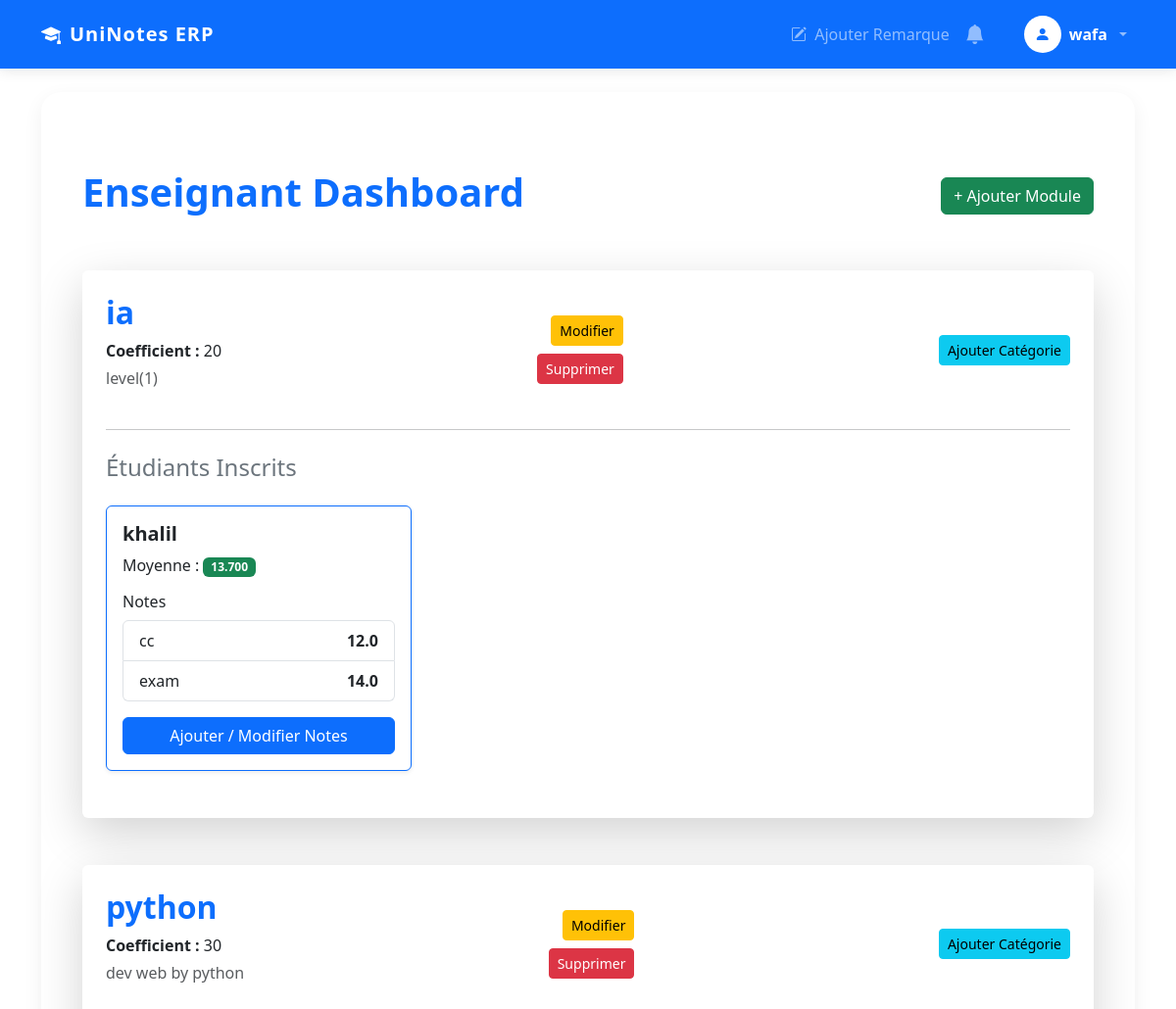
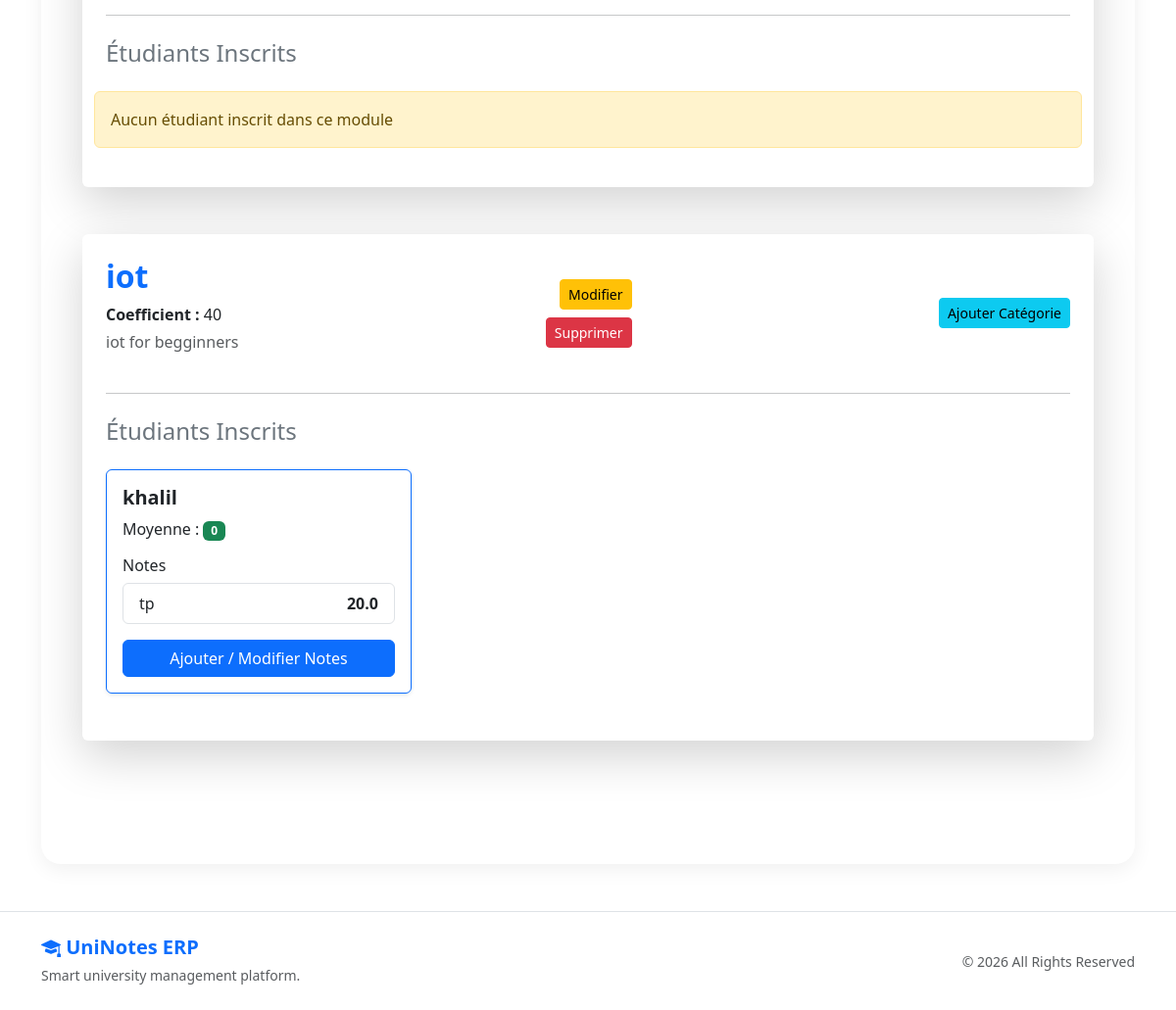
Screenshot of /accounts/enseignant-dashboard/ (signed in) with the database file from the repository (2 pictures, top to bottom).
### catalog/models.py (models this page shows, shortened)
class CatalogueModule(models.Model):
    titre = models.CharField(
        max_length=200
    )
    coefficient = models.PositiveIntegerField(
        validators=[
            MinValueValidator(1),
            MaxValueValidator(60)
    ]
    )
    description = models.TextField(
        blank=True
    )
    est_actif = models.BooleanField(
        default=True
    )
    enseignant = models.ForeignKey(
        User,
        on_delete=models.SET_NULL,
        null=True,
        blank=True,
        related_name='modules_enseignes'
    )

class CategorieEvaluation(models.Model):
    module = models.ForeignKey(
        CatalogueModule,
        on_delete=models.CASCADE,
        related_name='categories'
    )
    nom = models.CharField(
        max_length=100
    )
    poids = models.DecimalField(
        max_digits=5,
        decimal_places=2
    )

### enrollment/models.py (models this page shows, shortened)
class Note(models.Model):
    module_choisi = models.ForeignKey(
        ModuleChoisi,
        on_delete=models.CASCADE,
        related_name='notes'
    )
    categorie = models.ForeignKey(
        CategorieEvaluation,
        on_delete=models.CASCADE
    )
    valeur = models.FloatField()
    date_saisie = models.DateTimeField(
        auto_now_add=True
    )
    class Meta:
        unique_together = (
            'module_choisi',
            'categorie'
        )

### accounts/views.py (the view)
@login_required
def enseignant_dashboard(request):
    profile = request.user.profile
    if profile.role != "enseignant":
        return redirect("catalogue")
    modules = CatalogueModule.objects.filter(
        enseignant=request.user
    )
    data = []
    for module in modules:
        etudiants_data = []
        modules_choisis = ModuleChoisi.objects.filter(
            module=module
        )
        for mc in modules_choisis:
            notes = Note.objects.filter(
                module_choisi=mc
            )
            moyenne = mc.moyenne()
            etudiants_data.append({
                "username": mc.inscription.user.username,
                "notes": notes,
                "moyenne": moyenne,
                "module_choisi_id": mc.id
            })
        data.append({
            "module": module,
            "categories": module.categories.all(),
            "etudiants": etudiants_data
        })
    return render(
        request,
        "accounts/enseignant_dashboard.html",
        {
            "data": data
        }
    )

### enrollment/context_processors.py (called while the page is built)
def notifications_processor(request):
    if request.user.is_authenticated:
        notifications = Notification.objects.filter(
            user=request.user
        ).order_by('-created_at')[:5]
        count = Notification.objects.filter(
            user=request.user,
            is_read=False
        ).count()
    else:
        notifications = []
        count = 0
    return {
        'notifications_count': count,
        'notifications_navbar': notifications
    }

### enrollment/models.py (called while the page is built)
    def moyenne(self):
        notes = self.notes.all()
        total_categories = self.module.categories.count()
        if notes.count() < total_categories:
            return None
        total = Decimal('0')
        for note in notes:
            total += (
                Decimal(str(note.valeur))
                * Decimal(str(note.categorie.poids))
            )
        return total / Decimal('100')

### templates/accounts/enseignant_dashboard.html
{% extends 'base.html' %}
{% block content %}
<link href="https://cdn.jsdelivr.net/npm/bootstrap@5.3.0/dist/css/bootstrap.min.css" rel="stylesheet">
<div class="container py-5">
    <div class="d-flex justify-content-between align-items-center mb-5">
        <h1 class="fw-bold text-primary">
            Enseignant Dashboard
        </h1>
        <a href="{% url 'ajouter_module_enseignant' %}"
            class="btn btn-success">
            + Ajouter Module
        </a>
    </div>
    {% for item in data %}
    <div class="card shadow-lg border-0 mb-5">
        <div class="card-body p-4">
            <div class="d-flex justify-content-between align-items-center">
                <div>
                    <h2 class="text-primary fw-bold">
                        {{ item.module.titre }}
                    </h2>
                    <p class="mb-1">
                        <strong>Coefficient :</strong>
                        {{ item.module.coefficient }}
                    </p>
                    <p class="text-muted">
                        {{ item.module.description }}
                    </p>
                </div>
                <div class="text-end">
                    <a href="{% url 'modifier_module_enseignant' item.module.id %}"
                        class="btn btn-warning btn-sm mb-2">
                        Modifier
                    </a>
                    <br>
                    <a href="{% url 'supprimer_module_enseignant' item.module.id %}"
                        class="btn btn-danger btn-sm">
                        Supprimer
                    </a>
                </div>
                <a href="{% url 'ajouter_categorie' item.module.id %}"
                    class="btn btn-info btn-sm">
                    Ajouter Catégorie
                </a>
            </div>
            <hr class="my-4">
            <h4 class="mb-4 text-secondary">
                Étudiants Inscrits
            </h4>
            <div class="row">
                {% for e in item.etudiants %}
                <div class="col-md-6 col-lg-4 mb-4">
                    <div class="card h-100 border-primary shadow-sm">
                        <div class="card-body">
                            <h5 class="fw-bold text-dark">
                                {{ e.username }}
                            </h5>
                            <p>
                                Moyenne :
                                <span class="badge bg-success">
                                    {{ e.moyenne|default:"0" }}
                                </span>
                            </p>
                            <h6 class="mt-3">
                                Notes
                            </h6>
                            <ul class="list-group mb-3">
                                {% for note in e.notes %}
                                <li class="list-group-item d-flex justify-content-between">
                                    <span>
                                        {{ note.categorie.nom }}
                                    </span>
                                    <strong>
                                        {{ note.valeur }}
                                    </strong>
                                </li>
                                {% empty %}
                                <li class="list-group-item text-muted">
                                    Aucune note
                                </li>
                                {% endfor %}
                            </ul>
                            <a href="{% url 'ajouter_note' e.module_choisi_id %}"
                                class="btn btn-primary w-100">
                                Ajouter / Modifier Notes
                            </a>
                        </div>
                    </div>
                </div>
                {% empty %}
                <div class="alert alert-warning">
                    Aucun étudiant inscrit dans ce module
                </div>
                {% endfor %}
            </div>
        </div>
    </div>
    {% empty %}
    <div class="alert alert-info text-center">
        Aucun module assigné
    </div>
    {% endfor %}
</div>
{% endblock %}

### templates/base.html (shortened to what this page needs)
{% load static %}
<!DOCTYPE html>
<html lang="fr">
<head>
    <link
        href="https://cdn.jsdelivr.net/npm/bootstrap@5.3.0/dist/css/bootstrap.min.css"
        rel="stylesheet"
    >
    <link rel="stylesheet"
          href="https://cdn.jsdelivr.net/npm/bootstrap-icons@1.11.3/font/bootstrap-icons.min.css">
    <link rel="stylesheet"
          href="{% static 'css/style.css' %}">
</head>
<body>
    <nav class="navbar navbar-expand-lg navbar-dark bg-primary">
        <div class="container">
            <a class="navbar-brand fw-bold d-flex align-items-center gap-2"
               href="{% url 'dashboard' %}">
                <i class="bi bi-mortarboard-fill"></i>
                UniNotes ERP
            </a>
            <div class="collapse navbar-collapse"
                 id="navbarNav">
                <ul class="navbar-nav ms-auto align-items-lg-center">
                    {% if user.is_authenticated %}
                        {% if user.profile.role == "enseignant" %}
                        <li class="nav-item">
                            <a class="nav-link"
                               href="{% url 'ajouter_remarque' %}">
                                <i class="bi bi-pencil-square me-1"></i>
                                Ajouter Remarque
                            </a>
                        </li>
                        {% endif %}
                        <li class="nav-item dropdown me-3">
                            <a class="nav-link position-relative"
                               href="#"
                               role="button"
                               data-bs-toggle="dropdown">
                                <i class="bi bi-bell-fill fs-5"></i>
                            </a>
                        </li>
                        <li class="nav-item dropdown ms-lg-2">
                            <a class="nav-link dropdown-toggle d-flex align-items-center gap-2"
                               href="#"
                               role="button"
                               data-bs-toggle="dropdown">
                                <div class="bg-white text-primary rounded-circle d-flex align-items-center justify-content-center"
                                     style="width:38px;height:38px;">
                                    <i class="bi bi-person-fill"></i>
                                </div>
                                <span class="fw-semibold text-white">
                                    {{ user.first_name|default:user.username }}
                                </span>
                            </a>
                        </li>
                    {% endif %}
                </ul>
            </div>
        </div>
    </nav>
    <div class="container mt-4 mb-5">
        <div class="container-box">
            {% block content %}
            {% endblock %}
        </div>
    </div>
    <footer class="border-top mt-5">
        <div class="container py-4">
            <div class="row align-items-center">
                <div class="col-md-6 text-center text-md-start mb-3 mb-md-0">
                    <h5 class="fw-bold text-primary mb-1">
                        <i class="bi bi-mortarboard-fill"></i>
                        UniNotes ERP
                    </h5>
                    <small class="text-muted">
                        Smart university management platform.
                    </small>
                </div>
                <div class="col-md-6 text-center text-md-end">
                    <small class="text-muted">
                        © 2026 All Rights Reserved
                    </small>
                </div>
            </div>
        </div>
    </footer>
</body>
</html>

### static/css/style.css (style rules this page uses)
body { background: #f4f7fc; font-family: 'Segoe UI', sans-serif; min-height: 100vh; }
.navbar { padding: 14px 0; box-shadow: 0 4px 15px rgba(0,0,0,0.08); }
.navbar-brand { font-size: 1.4rem; letter-spacing: 1px; }
.nav-link { font-weight: 500; transition: 0.3s; }
.container-box { background: white; padding: 35px; border-radius: 20px; box-shadow: 0 8px 25px rgba(0,0,0,0.06); animation: fadeIn 0.4s ease; }
.alert { border-radius: 12px; }
.btn { border-radius: 10px; padding: 10px 18px; }

### templates/base.html (style rules this page uses)
body { background: #f5f7fb; }
.navbar { box-shadow: 0 4px 12px rgba(0,0,0,0.08); }
.container-box { background: white; padding: 30px; border-radius: 20px; box-shadow: 0 6px 20px rgba(0,0,0,0.06); }
footer { background: white; }

### rows the page displays
CatalogueModule: module.titre "ia", module.coefficient "20", module.description "level(1)", moyenne "13.700"
Note: categorie.nom "cc", valeur "12.0"
Note: categorie.nom "exam", valeur "14.0"
CatalogueModule: module.titre "python", module.coefficient "30", module.description "dev web by python"
CatalogueModule: module.titre "iot", module.coefficient "40", module.description "iot for begginners", moyenne "0"
Note: categorie.nom "tp", valeur "20.0"

### other values shown
{{ user.first_name|default:user.username }} "wafa"
{{ e.username }} "khalil" "khalil"
